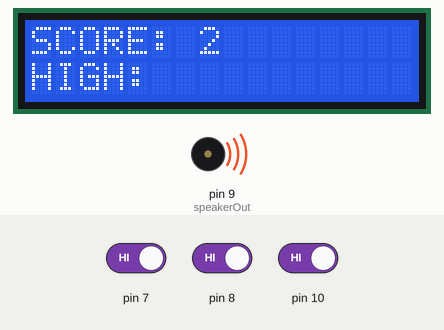
The sketch below on a simulated Arduino Uno, built with avr-gcc and run on an emulated ATmega328P. On the bench: 16×2 character LCD, buzzer (waves = sounding). The test bench sets the inputs (shaded band); at power-on: pin 10 HIGH, pin 7 HIGH, pin 8 HIGH.

Above: at 6.5 s.
6.6 s: pin 10 driven LOW
At 8.8 s:
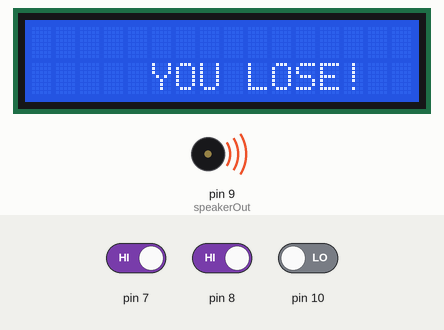
11.3 s: pin 10 driven HIGH
At 13.3 s:
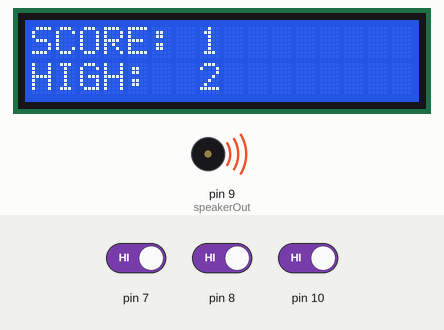
13.5 s: pin 7 driven LOW
At 14.81 s:
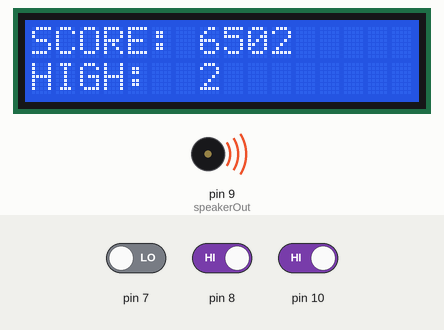
15.0 s: pin 8 driven LOW
At 15.07 s:
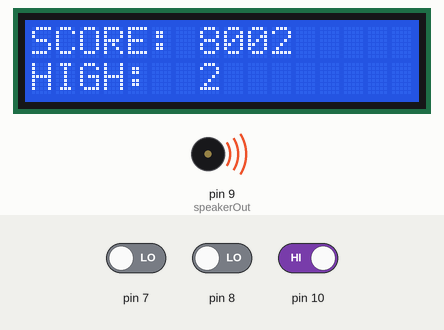
16.5 s: pin 7 driven HIGH
At 17.44 s:
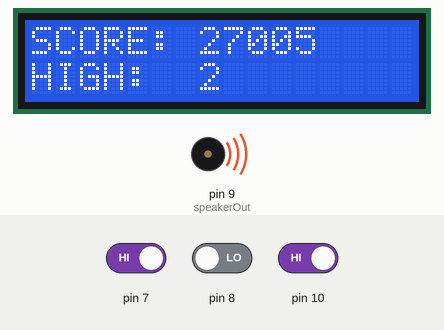
18.0 s: pin 8 driven HIGH
At 19.9 s:
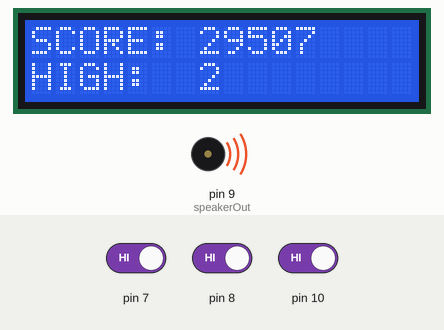
Timing chart, 0 to 21.9 s (numbered marks = the images above; inputs shaded):
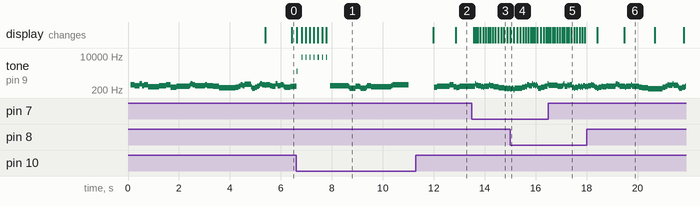

The sketch:

scorecounter_rev4.ino
```cpp
// (licence header left out)
/* Play Melody
 * -----------
 *
 * Program to play melodies stored in an array, it requires to know
 * about timing issues and about how to play tones.
 *
 * The calculation of the tones is made following the mathematical
 * operation:
 *
 *       timeHigh = 1/(2 * toneFrequency) = period / 2
 *
 * where the different tones are described as in the table:
 *
 * note         frequency       period  PW (timeHigh)
 * c            261 Hz          3830    1915
 * d            294 Hz          3400    1700
 * e            329 Hz          3038    1519
 * f            349 Hz          2864    1432
 * g            392 Hz          2550    1275
 * a            440 Hz          2272    1136
 * b            493 Hz          2028    1014
 * C            523 Hz          1912    956
 *
 * (cleft) 2005 D. Cuartielles for K3
 */


/*
 * 1/16  note -- 1
 * 1/8   note -- 2
 * 1/4   note -- 4
 * 1/2   note -- 8
 * whole note -- 16
 */

int ledPin = 13;
int speakerOut = 9;
byte names[] = {'c', 'd', 'e', 'f', 'g', 'a', 'b', 'C'};  //f in this case is actually an f sharp
int tones[] = {1047, 1175, 1319, 1480, 1568, 1760, 1976, 2093}; //again, f is actually an f sharp, the frequency for a normal f is 1397
//byte melody[] = "2d2a1f2c2d2a2d2c2f2d2a2c2d2a1f2c2d2a2a2g2p8p8p8p";
byte default_melody[] = "1e1e1f1g1d1f1e1e1a1a1g1g1f1g1f1e1e1a1a1g1g1f1f1f1f1d1e1f1g1g1f1e1f1g1g1a1a1b1b1b1b1b1a1g1e1f1d1e1e1b1a1g1d1e1e";
// count length:         1 2 3 4 5 6 7 8 9 0 1 2 3 4 5 6 7 8 9 0 1 2 3 4 5 6 7 8 9 0 1 2 3 4 5 6 7 8 9 0 1 2 3 4 5 6 7 8 9 0 1 2 3 4 5 6 7 8 9 0
//                                         10                  20                  30                  40                  50
byte  losing_melody[] = "4f4g2b2g2b2f4a4g8e";
// count length:         1 2 3 4 5 6 7 8 9 0 1 2 3 4 5 6 7 8 9 0 1 2 3 4 5 6 7 8 9 0 1 2 3 4 5 6 7 8 9 0 1 2 3 4 5 6 7 8 9 0
//                                         10                  20                  30                  40                  50
int count = 0;
int count2 = 0;
int count3 = 0;
int default_max_count = 55;
int losing_max_count = 9;
int statePin = LOW;

int randcount = 0;
int scorepersecond = 10;


//set up lcd
#include <LiquidCrystal.h> // include the library code
//constants for the number of rows and columns in the LCD
const int numRows = 2;
const int numCols = 16;
// initialize the library with the numbers of the interface pins
LiquidCrystal lcd(12, 11, 5, 4, 3, 2);

//set up game vars
long score = 0;
long highscore = 0;


void setup()
{
  // initialize serial communication at 9600 bits per second:
  Serial.begin(9600); // if DEBUG is 1 it might try to show multiple things on the serial moniter which may or may not be bad
  // make the pushbutton's pin an input:
  pinMode(7, INPUT);
  // pin 7 is input for score increasing button, can have multiple it parallel
  pinMode(8, INPUT);
  // pin 8 is input for losing button

  lcd.begin(numCols, numRows);
  lcd.print("SCORE:"); // Print a message to the LCD.
  lcd.setCursor(0,1);
  lcd.print("HIGH:");
  playmusic( default_melody, default_max_count );
}


void playmusic(byte melody[], int max_count){
 analogWrite(speakerOut, 0);
  for (count = 0; count < max_count; count++) {
    statePin = !statePin;
    digitalWrite(ledPin, statePin);
    for (count3 = 0; count3 <= (melody[count*2] - 48) * 30; count3++) {
      for (count2=0;count2<8;count2++) {
        if (names[count2] == melody[count*2 + 1]) {
          analogWrite(speakerOut,255);
          delayMicroseconds(tones[count2]);
          analogWrite(speakerOut, 0);
          delayMicroseconds(tones[count2]);
        }
        if (melody[count*2 + 1] == 'p') {
          // make a pause of a certain size
          analogWrite(speakerOut, 0);
          delayMicroseconds(500);
        }
      }
    }
  }
}

void playmusicAndRunGame(byte melody[], int max_count){
 analogWrite(speakerOut, 0);
  for (count = 0; count < max_count; count++) {
    checkForScoring();
    checkForLosers();
    statePin = !statePin;
    digitalWrite(ledPin, statePin);
    for (count3 = 0; count3 <= (melody[count*2] - 48) * 30; count3++) {
      for (count2=0;count2<8;count2++) {
        if (names[count2] == melody[count*2 + 1]) {
          analogWrite(speakerOut,255);
          delayMicroseconds(tones[count2]);
          analogWrite(speakerOut, 0);
          delayMicroseconds(tones[count2]);
        }
        if (melody[count*2 + 1] == 'p') {
          // make a pause of a certain size
          analogWrite(speakerOut, 0);
          delayMicroseconds(500);
        }
      }
    }
  }
}


void loop(){ //this is where the game is actually run
  playmusicAndRunGame( default_melody, default_max_count );
}

void checkForScoring(){
  if(randcount == 0){
  score += 1;
  delay(1);
  }
  randcount++;
  if(randcount > scorepersecond){
  randcount = 0;
  }
  // read the input pin:
  int buttonStateA = digitalRead(7);
  delay(1);        // delay in between reads for stability
  int buttonStateB = digitalRead(8);

  if(buttonStateA == 0){
    score += 500;
    delay(1);
  }
  if(buttonStateB == 0){
    score += 500;
    delay(1);
  }

}

void checkForLosers(){
    // read the input pin:
  int buttonStateC = digitalRead(10);
  delay(1);        // delay in between reads for stability
  if(buttonStateC == 0){
    if(score>highscore){
       highscore = score;
    }
    score = 0;
    lcd.clear();
      for(int i = 2; i<6; i++){
        for(int j = 0; j<2; j++){
         for( int k = 0; k<50; k++){
          analogWrite(speakerOut,255);
           delayMicroseconds(50);
           analogWrite(speakerOut, 0);
           delayMicroseconds(50);
           }
          lcd.clear();
          lcd.setCursor(i, j);
          lcd.print("YOU LOSE!");
          delay(150);
        }
      }
    playmusic( losing_melody, losing_max_count );
    delay(1000);
    lcd.clear();
    lcd.print("SCORE:");
    lcd.setCursor(0,1);
    lcd.print("HIGH:");
    lcd.setCursor(7,1);
    lcd.print(highscore);
  }

  // set the cursor to column 0, line 1
  // (note: line 1 is the second row, since counting begins with 0):
  lcd.setCursor(7, 0);
  lcd.print(score);
}

/*
 _                A Banana.
//\
V  \
 \  \_
  \,'.`-.
   |\ `. `.
   ( \  `. `-.                        _,.-:\
    \ \   `.  `-._             __..--' ,-';/
     \ `.   `-.   `-..___..---'   _.--' ,'/
      `. `.    `-._        __..--'    ,' /
        `. `-_     ``--..''       _.-' ,'
          `-_ `-.___        __,--'   ,'
             `-.__  `----"""    __.-'
hh                `--..____..--'
                  Because why not?
*/
```

Measured:
- after the input at 6.6 s, the display: first changes at once (image 1 shows a later state)
- after the input at 13.5 s, the display: first changes after 0.07 s (image 3 shows a later state)
- by itself, tone on pin 9 (speakerOut): plays 1683 Hz for 0.04 s, 8434 Hz for 0.04 s, 8435 Hz for 0.04 s, 8435 Hz for 0.04 s, 8435 Hz for 0.04 s, 8435 Hz for 0.04 s … (19 notes in this stretch)
